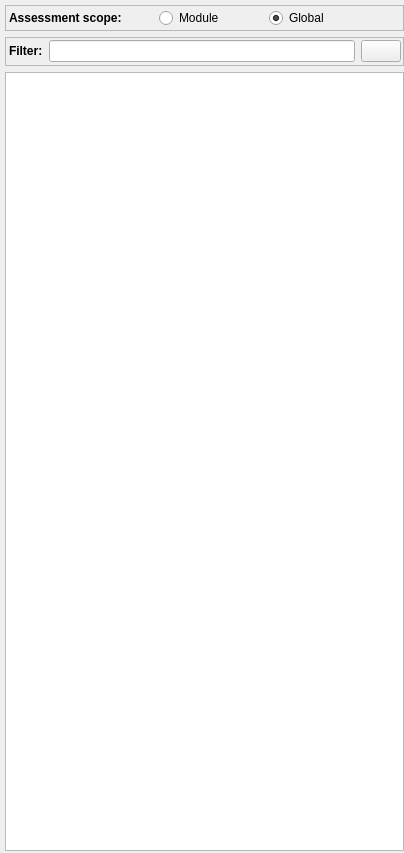
<?xml version="1.0" encoding="UTF-8"?>
<ui version="4.0">
 <class>PipeLineDock</class>
 <widget class="QDockWidget" name="PipeLineDock">
  <property name="geometry">
   <rect>
    <x>0</x>
    <y>0</y>
    <width>404</width>
    <height>853</height>
   </rect>
  </property>
  <property name="minimumSize">
   <size>
    <width>404</width>
    <height>299</height>
   </size>
  </property>
  <property name="features">
   <set>QDockWidget::DockWidgetClosable|QDockWidget::DockWidgetMovable</set>
  </property>
  <property name="allowedAreas">
   <set>Qt::LeftDockWidgetArea</set>
  </property>
  <property name="windowTitle">
   <string>Pipeline</string>
  </property>
  <widget class="QWidget" name="dockWidgetContents">
   <property name="sizePolicy">
    <sizepolicy hsizetype="MinimumExpanding" vsizetype="Expanding">
     <horstretch>0</horstretch>
     <verstretch>0</verstretch>
    </sizepolicy>
   </property>
   <property name="minimumSize">
    <size>
     <width>400</width>
     <height>0</height>
    </size>
   </property>
   <layout class="QVBoxLayout" name="verticalLayout">
    <property name="leftMargin">
     <number>5</number>
    </property>
    <property name="topMargin">
     <number>5</number>
    </property>
    <property name="rightMargin">
     <number>0</number>
    </property>
    <property name="bottomMargin">
     <number>2</number>
    </property>
    <item>
     <widget class="QFrame" name="scopeFrame">
      <property name="sizePolicy">
       <sizepolicy hsizetype="Preferred" vsizetype="Fixed">
        <horstretch>0</horstretch>
        <verstretch>0</verstretch>
       </sizepolicy>
      </property>
      <property name="maximumSize">
       <size>
        <width>16777215</width>
        <height>16777215</height>
       </size>
      </property>
      <property name="frameShape">
       <enum>QFrame::StyledPanel</enum>
      </property>
      <layout class="QHBoxLayout" name="horizontalLayout">
       <property name="spacing">
        <number>0</number>
       </property>
       <property name="sizeConstraint">
        <enum>QLayout::SetDefaultConstraint</enum>
       </property>
       <property name="leftMargin">
        <number>3</number>
       </property>
       <property name="topMargin">
        <number>2</number>
       </property>
       <property name="rightMargin">
        <number>0</number>
       </property>
       <property name="bottomMargin">
        <number>2</number>
       </property>
       <item>
        <widget class="QLabel" name="scopeLabel">
         <property name="sizePolicy">
          <sizepolicy hsizetype="Preferred" vsizetype="Fixed">
           <horstretch>0</horstretch>
           <verstretch>0</verstretch>
          </sizepolicy>
         </property>
         <property name="minimumSize">
          <size>
           <width>150</width>
           <height>0</height>
          </size>
         </property>
         <property name="font">
          <font>
           <weight>75</weight>
           <bold>true</bold>
          </font>
         </property>
         <property name="text">
          <string>Assessment scope:</string>
         </property>
        </widget>
       </item>
       <item>
        <widget class="QRadioButton" name="localRadioButton">
         <property name="sizePolicy">
          <sizepolicy hsizetype="Minimum" vsizetype="Fixed">
           <horstretch>0</horstretch>
           <verstretch>0</verstretch>
          </sizepolicy>
         </property>
         <property name="minimumSize">
          <size>
           <width>110</width>
           <height>0</height>
          </size>
         </property>
         <property name="text">
          <string>Module</string>
         </property>
         <property name="checked">
          <bool>false</bool>
         </property>
         <attribute name="buttonGroup">
          <string notr="true">scopeButtonGroup</string>
         </attribute>
        </widget>
       </item>
       <item>
        <widget class="QRadioButton" name="globalRadioButton">
         <property name="sizePolicy">
          <sizepolicy hsizetype="Minimum" vsizetype="Fixed">
           <horstretch>0</horstretch>
           <verstretch>0</verstretch>
          </sizepolicy>
         </property>
         <property name="text">
          <string>Global</string>
         </property>
         <property name="checked">
          <bool>true</bool>
         </property>
         <attribute name="buttonGroup">
          <string notr="true">scopeButtonGroup</string>
         </attribute>
        </widget>
       </item>
       <item>
        <spacer name="horizontalSpacer">
         <property name="orientation">
          <enum>Qt::Horizontal</enum>
         </property>
         <property name="sizeHint" stdset="0">
          <size>
           <width>40</width>
           <height>20</height>
          </size>
         </property>
        </spacer>
       </item>
      </layout>
     </widget>
    </item>
    <item>
     <widget class="QFrame" name="filterFrame">
      <property name="frameShape">
       <enum>QFrame::StyledPanel</enum>
      </property>
      <property name="frameShadow">
       <enum>QFrame::Plain</enum>
      </property>
      <layout class="QHBoxLayout" name="horizontalLayout_2">
       <property name="leftMargin">
        <number>3</number>
       </property>
       <property name="topMargin">
        <number>2</number>
       </property>
       <property name="rightMargin">
        <number>2</number>
       </property>
       <property name="bottomMargin">
        <number>3</number>
       </property>
       <item>
        <widget class="QLabel" name="filterLabel">
         <property name="font">
          <font>
           <weight>75</weight>
           <bold>true</bold>
          </font>
         </property>
         <property name="text">
          <string>Filter:</string>
         </property>
        </widget>
       </item>
       <item>
        <widget class="QLineEdit" name="filterLineEdit"/>
       </item>
       <item>
        <widget class="QPushButton" name="clearButton">
         <property name="toolTip">
          <string>Clear filter</string>
         </property>
         <property name="text">
          <string/>
         </property>
         <property name="icon">
          <iconset resource="../resources_pipeline.qrc">
           <normaloff>:/icons/icons/button_cancel-128.png</normaloff>:/icons/icons/button_cancel-128.png</iconset>
         </property>
        </widget>
       </item>
      </layout>
     </widget>
    </item>
    <item>
     <widget class="QTreeView" name="treeView">
      <property name="sizePolicy">
       <sizepolicy hsizetype="Expanding" vsizetype="Expanding">
        <horstretch>0</horstretch>
        <verstretch>0</verstretch>
       </sizepolicy>
      </property>
      <property name="contextMenuPolicy">
       <enum>Qt::CustomContextMenu</enum>
      </property>
      <attribute name="headerVisible">
       <bool>true</bool>
      </attribute>
     </widget>
    </item>
   </layout>
  </widget>
 </widget>
 <resources>
  <include location="../resources_pipeline.qrc"/>
 </resources>
 <connections/>
 <buttongroups>
  <buttongroup name="scopeButtonGroup"/>
 </buttongroups>
</ui>
